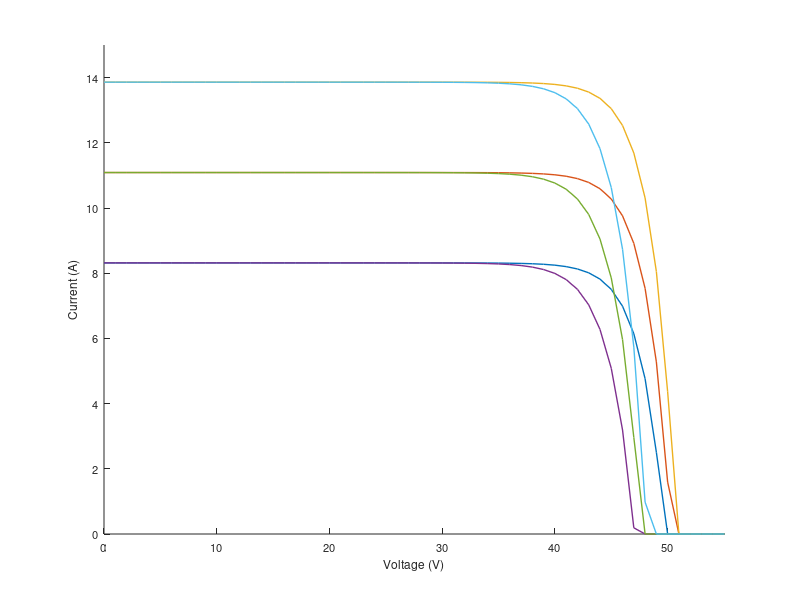
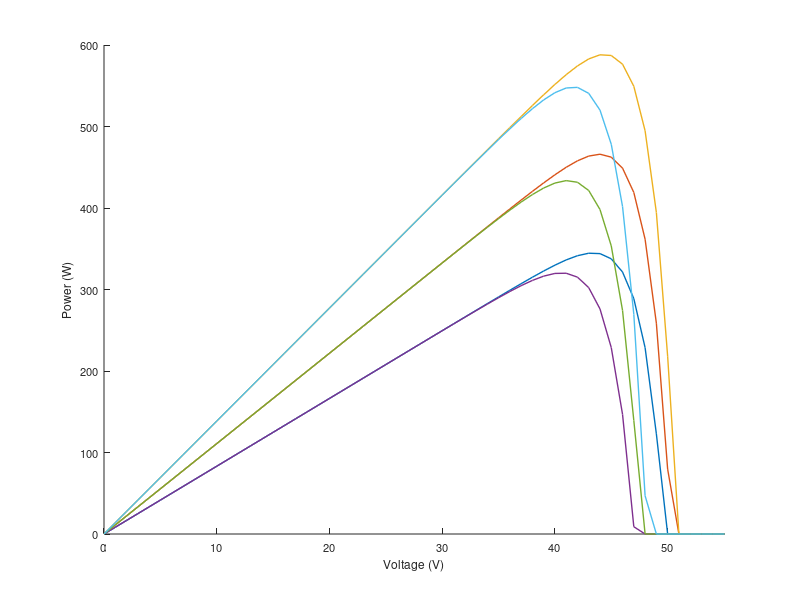
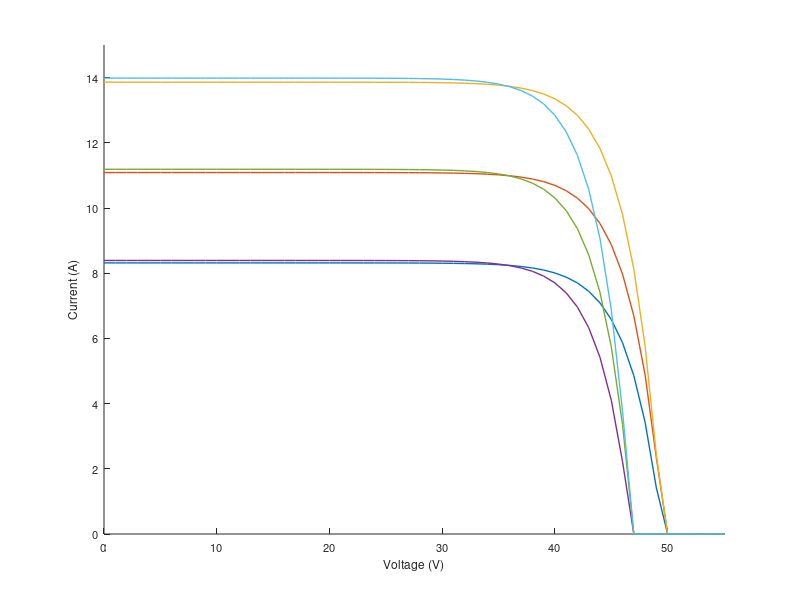
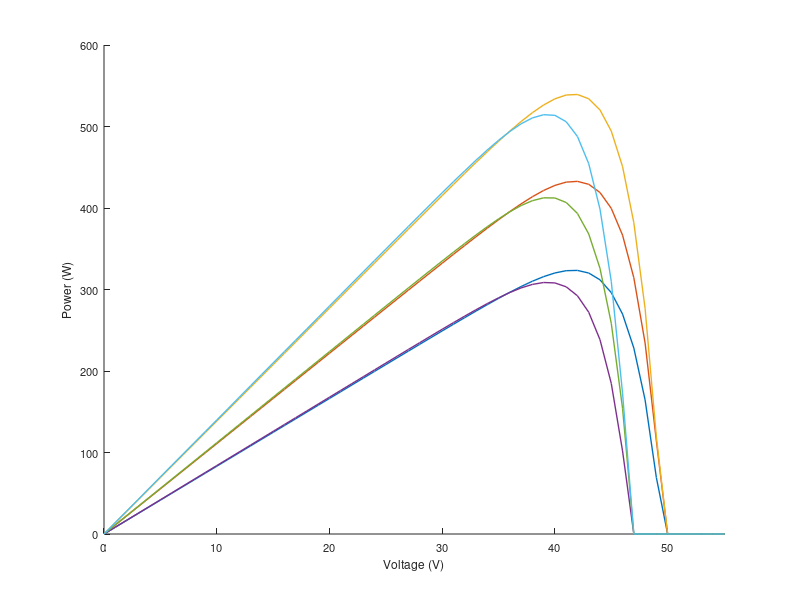

Reproduce these figures in MATLAB, in order.
%% ====== MODEL JOAN MARC ======
nmodel=1;

for Ti = [25,45]
for Gi = [600,800,1000]

T = Ti+273;%25+273;
G = Gi;

Gstc = 1000;
Tstc = 25+273;

% Num cells series and parallel
Ncells = 144/2;
Ncellp = 2;

Ns = 1;
Np = 1;

I = [];
V = [];

a = 1.1;
k = 1.3807e-23;
q = 1.6022e-19;
Is0 = 1e-10;
Iph_sc = 13.86/Ncellp;


for Vi = [0:1:60];%[0:0.01:1]
	Vcell = Vi/Ns/Ncells;
	Iph = Iph_sc * G/Gstc;
	Is = Is0 * 2.^((T-Tstc)./5);	
	Id = Is * (exp(Vcell.*q./(a.*k.*T)) - 1);
	Icell = Iph - Id;
	Ii = Icell*Ncellp*Np;

	I = [I, max(Ii,0)];		
	V = [V, Vi];
end

P = V.*I;

fig=figure(2*nmodel-1);
set(fig,'units','inches','position',[5,5,2.4,1.4],'defaultaxesfontsize',8)
plot(V,I, "linewidth",1);
axis([0,55,0,15])
box("off")
ylabel("Current (A)")
xlabel("Voltage (V)")
hold on
fig=figure(2*nmodel);
set(fig,'units','inches','position',[5,5,2.4,1.4],'defaultaxesfontsize',8)
plot(V,P, "linewidth",1);
axis([0,55,0,600])
box("off")
ylabel("Power (W)")
xlabel("Voltage (V)")
hold on

end
end


%% ====== MODEL EN50530 MPPT ======
nmodel=2;

for Ti = [25,45]
for Gi = [600, 800, 1000]

T = Ti+273;%25+273;
G = Gi;

Gstc = 1000;
Tstc = 25+273;

% Num modules series and parallel
Ns = 1;
Np = 1;

I = [];
V = [];

Vmpp = 41.64*Ns;
Impp = 12.97*Np;
Vocstc = 49.60*Ns;
Iscstc = 13.86*Np;

KI = 0.045/100;
KV = -0.275/100;
Cg = 2.514e-3;
Cv = 0.08593;
Cr = 1.088e-4;

FFv = Vmpp/Vocstc;
FFi = Impp/Iscstc;
Caq = (FFv-1)/log(1-FFi);

Isc = Iscstc * (G/Gstc)*(1+KI*(T-Tstc));
I0 = Iscstc * (G/Gstc)*(1-FFi)^(1/(1-FFv));

Voc = Vocstc * (1+KV*(T-Tstc))*(log(G/Cg+1)*Cv-Cr*G);

for Vi = [0:1:60]
	Vmod = Vi/Ns;
	Ii = Isc-I0*(exp(Vmod/(Voc*Caq))-1);
	Ii = Ii*Np;

	I = [I, max(Ii,0)];		
	V = [V, Vi];
end

P = V.*I;

fig=figure(2*nmodel-1);
set(fig,'units','inches','position',[5,5,2.4,1.4],'defaultaxesfontsize',8)
plot(V,I, "linewidth",1);
axis([0,55,0,15])
box("off")
ylabel("Current (A)")
xlabel("Voltage (V)")
%set(fig,'units','inches','position',[5,5,3.4,2])
hold on
fig=figure(2*nmodel);
set(fig,'units','inches','position',[5,5,2.4,1.4],'defaultaxesfontsize',8)
plot(V,P, "linewidth",1);
axis([0,55,0,600])
box("off")
ylabel("Power (W)")
xlabel("Voltage (V)")
%set(fig,'units','inches','position',[5,5,3.4,2])
hold on

end
end



%% ====== MODEL BELLINI ======
%nmodel=3;
%
%for Ti = [25,45]
%for Gi = [600, 800, 1000]
%
%T = Ti+273;%25+273;
%G = Gi;
%
%Gstc = 1000;
%Tstc = 25+273;
%
%DT = T-Tstc;
%
%% Num modules series and parallel
%Ns = 1;
%Np = 1;
%
%I = [];
%V = [];
%
%Vmppstc = 41.64*Ns;
%Imppstc = 12.97*Np;
%Vocstc = 49.60*Ns;
%Iscstc = 13.86*Np;
%
%KI = 0.045/100;
%KV = -0.275/100;
%
%
%
%% DV
%Vocm = C
%DV = Vocstc-Vocm;
%
%% sc and oc
%Isc = Iscstc*G/Gstc*(1+KI*DT);
%Voc = Vocstc*(1+KV*DT)-DV;
%
%% mpp
%Impp = Imppstc*G/Gstc*(1+KI*DT);
%Vmpp = Vmppstc*(1+KV*DT)-DV;
%
%% C2
%C2 = (Vmpp/Voc-1)/(log(1-Impp/Isc));
%
%% C1
%C1 = (1-Impp/Isc)*exp(-Vmpp/C2/Voc);
%
%
%for Vi = [0:1:60]
%	Vmod = Vi/Ns;
%	Ii = Isc*(1-C1*(exp(vmod/C2/Voc)-1));
%	Ii = Ii*Np;
%
%	I = [I, max(Ii,0)];		
%	V = [V, Vi];
%end
%
%P = V.*I;
%
%fig=figure(2*nmodel-1);
%set(fig,'units','inches','position',[5,5,2.4,1.4],'defaultaxesfontsize',8)
%plot(V,I, "linewidth",1);
%axis([0,55,0,15])
%box("off")
%ylabel("Current (A)")
%xlabel("Voltage (V)")
%%set(fig,'units','inches','position',[5,5,3.4,2])
%hold on
%fig=figure(2*nmodel);
%set(fig,'units','inches','position',[5,5,2.4,1.4],'defaultaxesfontsize',8)
%plot(V,P, "linewidth",1);
%axis([0,55,0,600])
%box("off")
%ylabel("Power (W)")
%xlabel("Voltage (V)")
%%set(fig,'units','inches','position',[5,5,3.4,2])
%hold on
%
%end
%end


%% ====== MODEL DE SOTO ======
nmodel=4;

for Ti = [25,45]
for Gi = [600, 800, 1000]

T = Ti+273;%25+273;
G = Gi;
M = 1.5; % assume Mstc

Gstc = 1000;
Tstc = 25+273;
Mstc = 1.5;

DT = T-Tstc;

% Num modules series and parallel
Ns = 1;
Np = 1;

% Num cells series and parallel
Ncells = 144/2;
Ncellp = 2;

I = [];
V = [];

Vocstc = 49.60/Ncells;
Iscstc = 13.86/Ncellp;

KI = 0.045/100;
KV = -0.275/100;

a = 1.026;
k = 1.3807e-23; % J/K
k_evK = 8.6617333262e-5; % eV/K
q = 1.6022e-19;
Rs = 0.2/Ncells; % Rs of the cell
Rpstc = 500/Ncells; % Rp of the cell
Rp = Rpstc*Gstc/G;
Egstc = 1.12;
dEgdT = 0.0002677;
I0stc = 1e-10; % assume

Eg = Egstc*(1-dEgdT*DT);

Iphstc = Iscstc; % assume
Iph = G/Gstc*M/Mstc*Iphstc*(1+KI*DT);

I0 = I0stc*(T/Tstc)^3*exp((Egstc/(k_evK*Tstc)-Eg/(k_evK*T)));
Vt = k*T/q; 

for Vi = [0:1:60]
	if (size(I)>0) && (I(end)<=0)
		I = [I,0];
		V = [V,Vi];
		continue
	end
	
	Vicell = Vi/Ncells/Ns;

	e = 1e6;
	Ii = Iscstc/Ncellp;
	while e >= 1e-6
	Iprev = Ii;
	Vd = Vicell+Ii*Rs;
	
	Id = I0*(exp(Vd/(a*Vt))-1);
	Ii = Iph - Id - Vd/Rp;
	e = abs(Ii - Iprev);
	if (Ii<=0)% && (Iprev<=0)
		break
	end
	end
	I = [I, max(Ii*Ncellp*Np,0)];		
	V = [V, Vi];
end

P = V.*I;

fig=figure(2*nmodel-1);
set(fig,'units','inches','position',[5,5,2.4,1.4],'defaultaxesfontsize',8)
plot(V,I, "linewidth",1);
axis([0,55,0,15])
box("off")
ylabel("Current (A)")
xlabel("Voltage (V)")
%set(fig,'units','inches','position',[5,5,3.4,2])
hold on
fig=figure(2*nmodel);
set(fig,'units','inches','position',[5,5,2.4,1.4],'defaultaxesfontsize',8)
plot(V,P, "linewidth",1);
axis([0,55,0,600])
box("off")
ylabel("Power (W)")
xlabel("Voltage (V)")
%set(fig,'units','inches','position',[5,5,3.4,2])
hold on

end
end


%% ====== MODEL EN50530 ALT ======
%nmodel=5;
%
%for Ti = [25,45]
%for Gi = [600, 800, 1000]
%
%T = Ti+273;%25+273;
%G = Gi;
%Tamb = 20+273;
%
%Gstc = 1000;
%Tstc = 25+273;
%
%% Num modules series and parallel
%Ns = 1;
%Np = 1;
%
%I = [];
%V = [];
%
%Vocstc = 49.60/Ncells;
%Iscstc = 13.86/Ncellp;
%
%a = 1.113;
%k = 1.3807e-23;
%k_evK = 8.6617333262e-5; % eV/K
%q = 1.6022e-19;
%Rs = 47.731e-3;
%Rp = 11.173;
%Iphstc = 1*Iscstc;
%C0 = 101.668;
%Eg = 1.1;
%
%Iph = Iphstc*G/Gstc;
%I0 = C0*T^3*exp(Eg/(k_evK*Tamb));
%Vt = k*T/q;
%
%c = 0;
%for Vi = [0:1:60]
%	Vcell = Vi/Ncells/Ns;
%
%	e = 1e6;
%	Ii = 0;
%	while e >= 1e-6
%	Iprev = Ii;
%	Vd = Vcell+Ii*Rs;
%	Ii = Iph-I0*(exp(Vd/(a*Vt))-1)-Vd/Rp;
%	e = abs(Ii - Iprev);
%	c = c+1;
%	if ((Ii<=0) && (Iprev<=0))  || (c > 10)
%		break
%	end
%	end
%	I = [I, max(Ii*Ncellp*Np,0)];		
%	V = [V, Vi];
%end
%
%P = V.*I;
%
%fig=figure(2*nmodel-1);
%set(fig,'units','inches','position',[5,5,2.4,1.4],'defaultaxesfontsize',8)
%plot(V,I, "linewidth",1);
%axis([0,55,0,15])
%box("off")
%ylabel("Current (A)")
%xlabel("Voltage (V)")
%%set(fig,'units','inches','position',[5,5,3.4,2])
%hold on
%fig=figure(2*nmodel);
%set(fig,'units','inches','position',[5,5,2.4,1.4],'defaultaxesfontsize',8)
%plot(V,P, "linewidth",1);
%axis([0,55,0,600])
%box("off")
%ylabel("Power (W)")
%xlabel("Voltage (V)")
%%set(fig,'units','inches','position',[5,5,3.4,2])
%hold on
%
%end
%end


%% ====== MODEL VILLALVA ======
nmodel=6;

for Ti = [25,45]
for Gi = [600,800,1000]

T = Ti+273;%25+273;
G = Gi;
Tamb = 25+273;

Gstc = 1000;
Tstc = 25+273;

% Num modules series and parallel
Ns = 1;
Np = 1;

% Num cells series and parallel
Ncells = 144/2;
Ncellp = 2;

I = [];
V = [];

a = 1.113;
k = 1.3807e-23;
q = 1.6022e-19;
Rs = 0.2/Ncells; % Rs of the cell
Rp = 500/Ncells; % Rp of the cell

Vocstc = 49.60/Ncells;
Iscstc = 13.86/Ncellp;
KI = 0.045/100;
KV = -0.275/100;

%a = 1.3;
%Vocstc = 32.9/54;
%Iscstc = 8.21;
%KI = 0.0032;
%KV = -0.1230/54; Ns = 54 --> si ens donen KV o KI en absolut cal tenir-ho en compte
%Rp = 415.405;
%Rs = 0.221/54;

DT = T-Tstc;

Iphstc = (Rp+Rs)/Rp*Iscstc;
Iph = Iphstc*(1+KI*DT)*G/Gstc;
Vt = k*T/q;
I0 = Iscstc*(1+KI*DT)/(exp(Vocstc*(1+KV*DT)/(a*Vt))-1);

%I0 = (Iscstc+KI*DT)/(exp((Vocstc+KV*DT)/(a*Vt))-1); si tenim KV KI en valor absolut
for Vi = [0:1:60]
	if (size(I)>0) && (I(end)<=0)
		I = [I,0];
		V = [V,Vi];
		continue
	end
	
	Vicell = Vi/Ncells;
	e = 1e6;
	Ii = Iscstc;
	while e >= 1e-6
	Iprev = Ii;
	Vd = Vicell+Ii*Rs;
	Ii = Iph-I0*(exp(Vd/(a*Vt))-1)-Vd/Rp;
	e = abs(Ii - Iprev);
	if (Ii<=0) && (Iprev<=0)
		break
	end
	end
	I = [I, max(Ii*Ncellp,0)];		
	V = [V, Vi];
end

P = V.*I;

fig=figure(2*nmodel-1);
set(fig,'units','inches','position',[5,5,2.4,1.4],'defaultaxesfontsize',8)
plot(V,I, "linewidth",1);
axis([0,55,0,15])
box("off")
ylabel("Current (A)")
xlabel("Voltage (V)")
%set(fig,'units','inches','position',[5,5,3.4,2])
hold on
fig=figure(2*nmodel);
set(fig,'units','inches','position',[5,5,2.4,1.4],'defaultaxesfontsize',8)
plot(V,P, "linewidth",1);
axis([0,55,0,600])
box("off")
ylabel("Power (W)")
xlabel("Voltage (V)")
%set(fig,'units','inches','position',[5,5,3.4,2])
hold on

end
end
